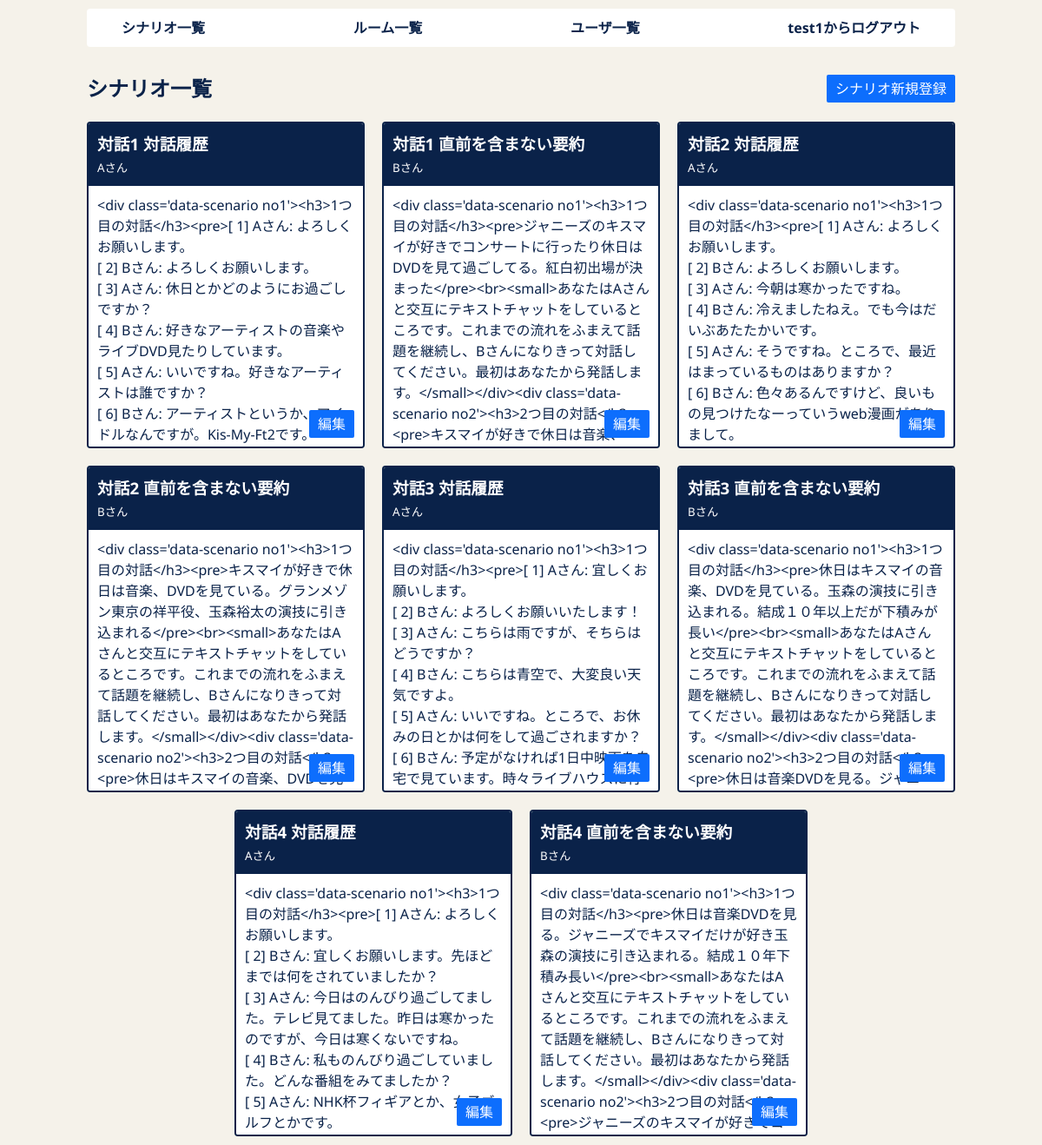
Screenshot of /scenarios/ (signed in) with the database file from the repository.
### flaskr/models/user.py (models this page shows, shortened)
class User(db.Model):
    __tablename__ = "users"
    id        = db.Column("id",       db.Integer,     primary_key=True)
    name      = db.Column("name",     db.String(100), nullable=False, unique=True)
    role      = db.Column("role",     db.Enum(Role),  nullable=False,              default=Role.NORMAL)
    _password = db.Column("password", db.String(100), nullable=False)
    messages  = db.relationship("Message", backref="user", lazy=True)
    def _get_password(self):
        return self._password
    def _set_password(self, password):
        password = self.validate_password("password", password)
        if password:
            password = password.strip()
        self._password = generate_password_hash(password)
    password_descriptor = property(_get_password, _set_password)
    password = synonym("_password", descriptor=password_descriptor)
    def is_admin(self):
        return self.role == Role.ADMIN

### flaskr/models/scenario.py (models this page shows, shortened)
class Scenario(db.Model):
    __tablename__ = "scenarios"
    id          = db.Column("id",          db.Integer,      primary_key=True)
    title       = db.Column("title",       db.String(100),  nullable=False,   unique=True)
    text        = db.Column("text",        db.String(5000), nullable=False)
    displayname = db.Column("displayname", db.String(100))

### flaskr/views/scenarios.py (the view)
@bp.route("/")
@admin_required
def index():
    scenarios = Scenario.query.all()
    return render_template("scenarios/index.html", scenarios=scenarios)

### flaskr/views/__init__.py (called while the page is built)
def admin_required(f):
    @wraps(f)
    def decorated_view(*args, **kwargs):
        if g.user is None:
            return redirect(url_for("auth.login", next=request.path))
        if not g.user.is_admin():
            return redirect(url_for("index.root"))
        return f(*args, **kwargs)
    return decorated_view

def load_user():
    user_id = session.get("user_id")
    if user_id is None:
        g.user = None
    else:
        g.user = User.query.get(user_id)

### flaskr/templates/scenarios/index.html
{% extends "layout.html" %}
{% block body %}
  <header class="page_header css-flex css-spacebetween">
    <h1>シナリオ一覧</h1>
    {% if g.user.is_admin() %}
      <a href="{{ url_for('scenarios.create') }}" class="button">シナリオ新規登録</a>
    {% endif %}
  </header>
  <ol class="card_showcase css-reset-list">
    {% for scenario in scenarios %}
      <li class="card scenario">
        {% if g.user.is_admin() %}
          <a href="{{ url_for('scenarios.edit', scenario_id=scenario.id) }}" class="css-reset-a">
        {% endif %}
            <header class="header">
              <h3>{{ scenario.title }}</h3>
              {% if scenario.displayname %}
                <small>{{ scenario.displayname }}</small>
              {% endif %}
            </header>
        {% if g.user.is_admin() %}
          </a>
        {% endif %}
        <div class="body">
          <pre>{{ scenario.text }}</pre>
        </div>
        {% if g.user.is_admin() %}
          <a href="{{ url_for('scenarios.edit', scenario_id=scenario.id) }}" class="button">編集</a>
        {% endif %}
      </li>
    {% else %}
      <li>シナリオがありません。</li>
    {% endfor %}
  </ol>
{% endblock %}

### flaskr/templates/layout.html (shortened to what this page needs)
<!DOCTYPE html>
<html lang="ja">
<head>
  <link rel=stylesheet type=text/css href="{{ url_for('static', filename='style.css') }}">
</head>
<body>
<div class="page">
  <nav>
    <ol class="global_nav css-reset-list">
      {% if session.user_id %}
        {% if g.user.is_admin() %}
          <li><a href="{{ url_for('scenarios.index') }}" class="css-reset-a">シナリオ一覧</a></li>
          <li><a href="{{ url_for('rooms.index') }}" class="css-reset-a">ルーム一覧</a></li>
          <li><a href="{{ url_for('users.index') }}" class="css-reset-a">ユーザ一覧</a></li>
        {% else %}
          <li><a href="{{ url_for('rooms.index') }}" class="css-reset-a">ルーム一覧</a></li>
        {% endif %}
        <li><a href="{{ url_for('auth.logout') }}" class="css-reset-a">{{ g.user.name }}からログアウト</a></li>
      {% else %}
        <li><a href="{{ url_for('auth.login') }}" class="css-reset-a">ログイン</a></li>
        <li><a href="{{ url_for('users.create') }}" class="css-reset-a">ユーザ新規登録</a></li>
      {% endif %}
    </ol>
  </nav>
  <main>
  {% block body %}{% endblock %}
  </main>
</div>
</body>
</html>

### flaskr/static/style.css (style rules this page uses)
:root { --color--white: #ffffff; --color--black: #333333; --color--khaki-light: #f5f2ea; --color--blue: #0d6efd; --color--blue-dark: #064bb1; --color--red: #ff394c; --color--red-dark: #c32b3a; --color--pink: #f81887; --color--pink-dark: #c5106a; --color--orange: #ff7622; --color--yellow: #ffd700; --color--yellow-dark: #dcba03; --color--green: #5fbb28; --color--green-dark: #478d1d; --color--cyan: #20bfff; --color--navy: #0a2249; --color--navy-light: #93a4bf; --color--navy-dark: #020f25; --color--black-alpha: #3333332F; --color--yellow-alpha: #ffc1072F; --color--cyan-alpha: #0dcaf02F; --font--default: "Noto Sans", sans-serif; }
body { min-height: auto; font-family: var(--font--default); color: var(--color--navy); background: var(--color--khaki-light); }
h1 { font-size: 1.5rem; }
pre { font-family: var(--font--default); margin: 0; white-space: pre-wrap; }
.button { -webkit-appearance: button; -moz-appearance: button; appearance: button; text-decoration: none; color: initial; cursor: pointer; padding: 4px 10px; background: var(--color--blue); border: 0; border-radius: 2px; color: var(--color--white); }
.page_header { margin: 10px auto 20px; }
.card_showcase { display: flex; gap: 20px; justify-content: center; flex-wrap: wrap; }
.card { width: 200px; border: 2px solid var(--color--navy); border-radius: 4px; position: relative; overflow: hidden; }
.card .header { padding: 10px; background: var(--color--navy); color: var(--color--white); }
.card .body { background: var(--color--white); padding: 10px; min-height: 100px; height: 100%; overflow: scroll; }
.card .button { position: absolute; right: 10px; bottom: 10px; }
.css-flex { display: flex; gap: 10px; }
.css-flex.css-spacebetween { justify-content: space-between; }
.css-flex.css-spacebetween { justify-content: space-between; align-items: center; }
.css-reset-list { margin: 0; padding: 0; list-style: none; }
.css-reset-a { text-decoration: none; color: inherit; }
.page { max-width: 1000px; margin: 0 auto; }
.global_nav { width: 100%; display: flex; justify-content: space-between; margin: 10px auto; padding: 10px 40px; background: var(--color--white); border-radius: 4px; }
.global_nav a { font-weight: bold; }
main { padding: 10px 0; }
.card.scenario { width: 320px; }
.card.scenario .body { max-height: 300px; }

### rows the page displays
User: user.name "test1"
Scenario: title "対話1 対話履歴", displayname "Aさん", text "<div class='data-scenario no1'><h3>1つ目の対話</h3><pre>[ 1] Aさん: よろしくお願いします。 [ 2] Bさん: よろしくお願いします。 [ 3] Aさん: 休日とかどのようにお過ごしですか？ [ 4] Bさん: 好きなアーティストの音楽やライブDVD見たりしています。 [ 5] Aさん: いいですね。好きなアーティストは誰ですか？ [ 6] Bさん: アーティストというか、アイドルなんですが。Kis-My-Ft2です。…"
Scenario: title "対話1 直前を含まない要約", displayname "Bさん", text "<div class='data-scenario no1'><h3>1つ目の対話</h3><pre>ジャニーズのキスマイが好きでコンサートに行ったり休日はDVDを見て過ごしてる。紅白初出場が決まった</pre><br><small>あなたはAさんと交互にテキストチャットをしているところです。これまでの流れをふまえて話題を継続し、Bさんになりきって対話してください。最初はあなたから発話します。</small></div><div class='data-scenario…"
Scenario: title "対話2 対話履歴", displayname "Aさん", text "<div class='data-scenario no1'><h3>1つ目の対話</h3><pre>[ 1] Aさん: よろしくお願いします。 [ 2] Bさん: よろしくお願いします。 [ 3] Aさん: 今朝は寒かったですね。 [ 4] Bさん: 冷えましたねえ。でも今はだいぶあたたかいです。 [ 5] Aさん: そうですね。ところで、最近はまっているものはありますか？ [ 6] Bさん: 色々あるんですけど、良いもの見つけたなーっていうweb漫画がありまして。…"
Scenario: title "対話2 直前を含まない要約", displayname "Bさん", text "<div class='data-scenario no1'><h3>1つ目の対話</h3><pre>キスマイが好きで休日は音楽、DVDを見ている。グランメゾン東京の祥平役、玉森裕太の演技に引き込まれる</pre><br><small>あなたはAさんと交互にテキストチャットをしているところです。これまでの流れをふまえて話題を継続し、Bさんになりきって対話してください。最初はあなたから発話します。</small></div><div class='data-scenario…"
Scenario: title "対話3 対話履歴", displayname "Aさん", text "<div class='data-scenario no1'><h3>1つ目の対話</h3><pre>[ 1] Aさん: 宜しくお願いします。 [ 2] Bさん: よろしくお願いいたします！ [ 3] Aさん: こちらは雨ですが、そちらはどうですか？ [ 4] Bさん: こちらは青空で、大変良い天気ですよ。 [ 5] Aさん: いいですね。ところで、お休みの日とかは何をして過ごされますか？ [ 6] Bさん:…"
Scenario: title "対話3 直前を含まない要約", displayname "Bさん", text "<div class='data-scenario no1'><h3>1つ目の対話</h3><pre>休日はキスマイの音楽、DVDを見ている。玉森の演技に引き込まれる。結成１０年以上だが下積みが長い</pre><br><small>あなたはAさんと交互にテキストチャットをしているところです。これまでの流れをふまえて話題を継続し、Bさんになりきって対話してください。最初はあなたから発話します。</small></div><div class='data-scenario…"
Scenario: title "対話4 対話履歴", displayname "Aさん", text "<div class='data-scenario no1'><h3>1つ目の対話</h3><pre>[ 1] Aさん: よろしくお願いします。 [ 2] Bさん: 宜しくお願いします。先ほどまでは何をされていましたか？ [ 3] Aさん: 今日はのんびり過ごしてました。テレビ見てました。昨日は寒かったのですが、今日は寒くないですね。 [ 4] Bさん: 私ものんびり過ごしていました。どんな番組をみてましたか？ [ 5] Aさん: NHK杯フィギアとか、女子ゴルフとかです。…"
Scenario: title "対話4 直前を含まない要約", displayname "Bさん", text "<div class='data-scenario no1'><h3>1つ目の対話</h3><pre>休日は音楽DVDを見る。ジャニーズでキスマイだけが好き玉森の演技に引き込まれる。結成１０年下積み長い</pre><br><small>あなたはAさんと交互にテキストチャットをしているところです。これまでの流れをふまえて話題を継続し、Bさんになりきって対話してください。最初はあなたから発話します。</small></div><div class='data-scenario…"
